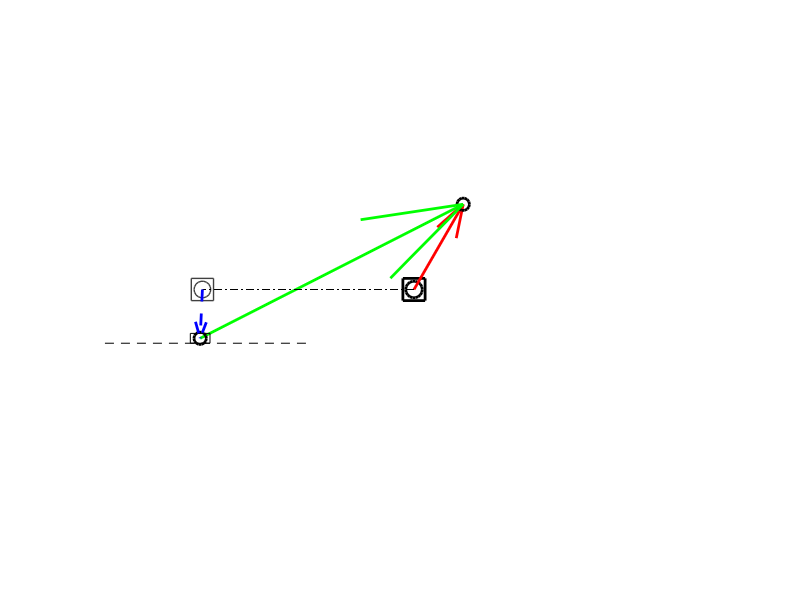

This chart was generated by the following MATLAB code:
function [t1,t2, t3, t4]=cs_plot(a,b,c,d, t2,t3,t1, clrs)

if nargin < 1

    t1=0;
    % fourbar length
    a=40; b=120; c=-20; d=-86; t2=pi/3; t3= 27*pi/180;
    clrs=eye(3);
end

t4=pi/2;
    
% fourbar plot automatically adds ground orientation
o2pos=0*exp(1i*t1);
apos=a*exp(1i*t2);
bpos=a*exp(1i*t2)+b*exp(1i*(t3-pi));
o4pos=d*exp(1i*t1);


% draw it

% ground
plot(real(o2pos), imag(o2pos), 'ko', 'markersize', 12, 'linewidth', 2);
hold on;
plot(real(o2pos), imag(o2pos), 'ks', 'markersize', 16, 'linewidth', 2);


% crank, link 2
quiver(real(o2pos), imag(o2pos), ...
    real(apos-o2pos), imag(apos-o2pos), 0, 'color', clrs(1,:), ...
    'linewidth', 2);
plot(real(apos), imag(apos), 'ko', 'markersize', 9, 'linewidth', 2);

% floating link
quiver(real(bpos), imag(bpos), ...
    real(apos-bpos), imag(apos-bpos), 0, 'color', clrs(2,:), ...
    'linewidth', 2);
plot(real(bpos), imag(bpos), 'ko', 'markersize', 9, 'linewidth', 2)


plot(real(o4pos), imag(o4pos), 's', 'markersize', 16, 'linewidth', 1, ...
    'color', ones(1,3)*.25);
plot(real(o4pos), imag(o4pos), 'o', 'markersize', 12, 'linewidth', 1, ...
    'color', ones(1,3)*.25);

rectangle('Position', [real(bpos)-a/10, imag(bpos)-a/20, a/5, a/10]);
plot([real(bpos)-d/2, real(bpos)+d/2],[imag(bpos), imag(bpos)]-a/20, 'k--');
plot([real(o2pos), real(o4pos)],[imag(o2pos), imag(o4pos)], 'k-.');

quiver(real(o4pos), imag(o4pos), ...
    real(bpos-o4pos), imag(bpos-o4pos), 0, '--', 'color', clrs(3,:), ...
    'linewidth', 2);

grid on;
axis image
axis([-abs(d)-a, abs(d)+a, min(-a,-c), max(a,c)]);
axis off;